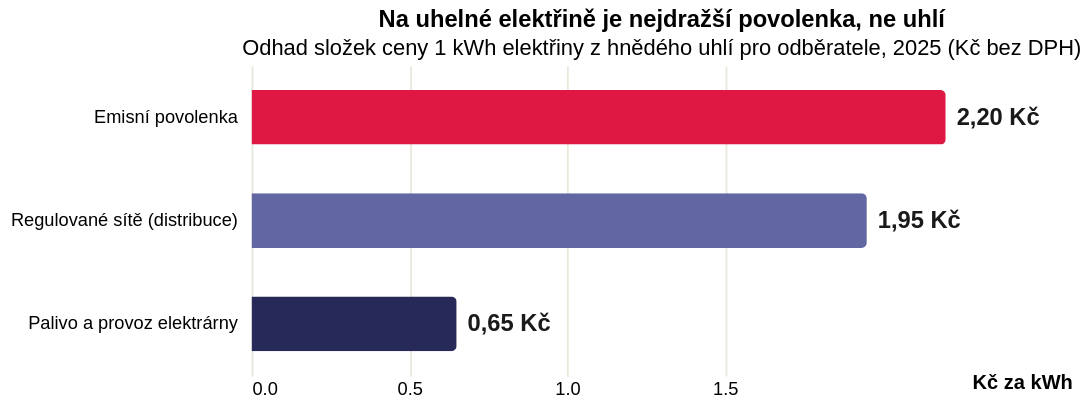

Write a Vega-Lite specification for this figure.
### Vega-Lite specification from a JSON file in a GitHub repository (floating-point values rounded to 4 significant figures)
{"_source": "ERÚ, EU ETS Market data (odhad 2025)", "$schema": "https://vega.github.io/schema/vega-lite/v5.json", "description": "Složení ceny elektřiny z hnědého uhlí pro odběratele v ČR (2025)", "width": 450, "height": 170, "title": {"text": "Na uhelné elektřině je nejdražší povolenka, ne uhlí", "subtitle": "Odhad složek ceny 1 kWh elektřiny z hnědého uhlí pro odběratele, 2025 (Kč bez DPH)"}, "data": {"values": [{"label": "Emisní povolenka", "value": 2.2, "text": "2,20 Kč", "p": 1}, {"label": "Regulované sítě (distribuce)", "value": 1.95, "text": "1,95 Kč", "p": 2}, {"label": "Palivo a provoz elektrárny", "value": 0.65, "text": "0,65 Kč", "p": 3}]}, "layer": [{"mark": {"type": "bar", "cornerRadiusEnd": 3, "height": 30}, "encoding": {"y": {"field": "label", "type": "nominal", "title": null, "sort": ["Emisní povolenka", "Regulované sítě (distribuce)", "Palivo a provoz elektrárny"], "axis": {"domain": false, "ticks": false, "labelPadding": 8, "labelLimit": 220}}, "x": {"field": "value", "type": "quantitative", "title": "Kč za kWh", "scale": {"domain": [0, 2.6]}, "axis": {"grid": true, "gridColor": "#e8e8dc", "domain": false, "ticks": false, "values": [0, 0.5, 1, 1.5], "format": ".1f", "titleAngle": 0, "titleAnchor": "end", "titleAlign": "right", "titlePadding": -14, "titleFontWeight": "bold"}}, "color": {"field": "label", "type": "nominal", "scale": {"domain": ["Emisní povolenka", "Regulované sítě (distribuce)", "Palivo a provoz elektrárny"], "range": ["#de1743", "#6267a3", "#272a59"]}, "legend": null}, "tooltip": [{"field": "label", "title": "Složka ceny"}, {"field": "text", "title": "Kč za kWh"}]}}, {"mark": {"type": "text", "align": "left", "baseline": "middle", "dx": 6, "fontSize": 13, "fontWeight": "bold", "color": "#1a1a1a"}, "encoding": {"y": {"field": "label", "type": "nominal", "sort": ["Emisní povolenka", "Regulované sítě (distribuce)", "Palivo a provoz elektrárny"]}, "x": {"field": "value", "type": "quantitative", "scale": {"domain": [0, 2.6]}}, "text": {"field": "text"}}}], "config": {"view": {"stroke": "transparent"}}}
